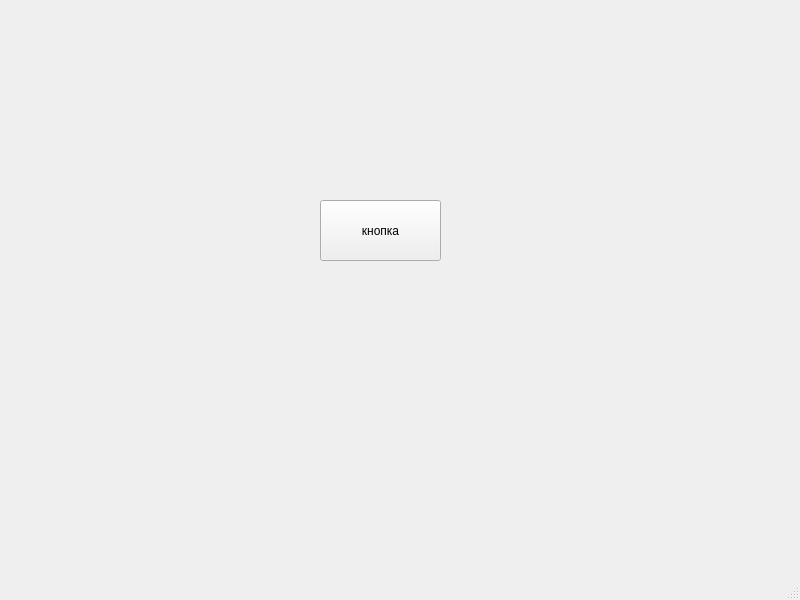
<?xml version="1.0" encoding="UTF-8"?>
<ui version="4.0">
 <class>MainWindow</class>
 <widget class="QMainWindow" name="MainWindow">
  <property name="geometry">
   <rect>
    <x>0</x>
    <y>0</y>
    <width>800</width>
    <height>600</height>
   </rect>
  </property>
  <property name="windowTitle">
   <string>MainWindow</string>
  </property>
  <widget class="QWidget" name="centralwidget">
   <widget class="QPushButton" name="pushButton">
    <property name="geometry">
     <rect>
      <x>320</x>
      <y>200</y>
      <width>121</width>
      <height>61</height>
     </rect>
    </property>
    <property name="text">
     <string>кнопка</string>
    </property>
   </widget>
  </widget>
  <widget class="QMenuBar" name="menubar">
   <property name="geometry">
    <rect>
     <x>0</x>
     <y>0</y>
     <width>800</width>
     <height>26</height>
    </rect>
   </property>
  </widget>
  <widget class="QStatusBar" name="statusbar"/>
 </widget>
 <resources/>
 <connections/>
</ui>
